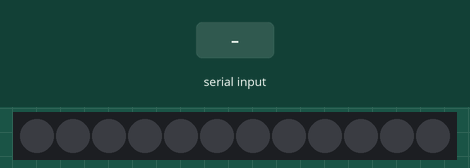
Recording of a sketch running on a simulated Arduino Uno, built with avr-gcc and run on an emulated ATmega328P. On the bench: 12 RGB LEDs in strip order, left to right. Inputs (shaded band) come from the test bench.

Above: at 1.2 s.
1.3 s: "RAINBOW\n" received over Serial
At 1.31 s:
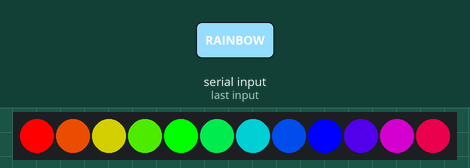
2.9 s: "COLOR\n" received over Serial
At 4.0 s:
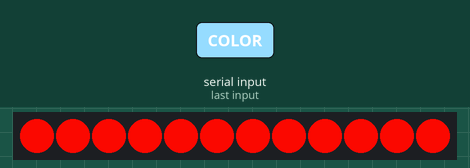
4.4 s: "COLOR 90 45 200\n" received over Serial
At 4.9 s:
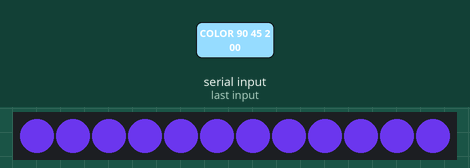
5.9 s: "RAINBOW\n" received over Serial
At 6.28 s:
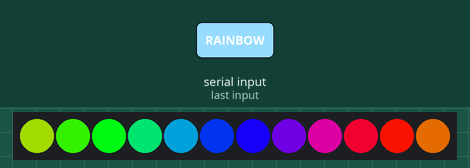
8.1 s: "SPEED\n" received over Serial
9.6 s: "COLOR,45\n" received over Serial
At 10.0 s:
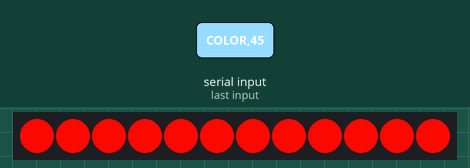

The sketch:

Arduino_code_Pro_RGB_Controller.ino
```cpp
#include <Adafruit_NeoPixel.h>

#define PIN 6
#define NUM_LEDS 12

Adafruit_NeoPixel strip(NUM_LEDS, PIN, NEO_GRB + NEO_KHZ800);

String cmd = "";
int speedDelay = 40;

void setup() {
  Serial.begin(115200);
  strip.begin();
  strip.show();
}

void setAll(int r,int g,int b){
  for(int i=0;i<NUM_LEDS;i++){
    strip.setPixelColor(i, strip.Color(r,g,b));
  }
  strip.show();
}

void rainbowCycle(){
  static int j=0;
  for(int i=0;i<NUM_LEDS;i++){
    int pos = (i*256/NUM_LEDS + j) & 255;
    strip.setPixelColor(i, Wheel(pos));
  }
  strip.show();
  j++;
  delay(speedDelay);
}

uint32_t Wheel(byte WheelPos) {
  WheelPos = 255 - WheelPos;
  if(WheelPos < 85) return strip.Color(255 - WheelPos * 3, 0, WheelPos * 3);
  if(WheelPos < 170){
    WheelPos -= 85;
    return strip.Color(0, WheelPos * 3, 255 - WheelPos * 3);
  }
  WheelPos -= 170;
  return strip.Color(WheelPos * 3, 255 - WheelPos * 3, 0);
}

void loop(){
  while(Serial.available()){
    char c = Serial.read();
    if(c=='\n'){
      process(cmd);
      cmd="";
    } else cmd+=c;
  }
}

void process(String c){
  if(c.startsWith("COLOR")){
    int r,g,b;
    sscanf(c.c_str(),"COLOR %d %d %d",&r,&g,&b);
    setAll(r,g,b);
  }

  if(c.startsWith("SPEED")){
    int s;
    sscanf(c.c_str(),"SPEED %d",&s);
    speedDelay = s;
  }

  if(c=="RAINBOW"){
    while(!Serial.available()){
      rainbowCycle();
    }
  }
}
```

Measured:
- after the input at 1.3 s, the LEDs: change at once (image 1)
- after the input at 2.9 s, the LEDs: first differ from a run without the input at once (image 2)
- after the input at 4.4 s, the LEDs: change at once (image 3)
- after the input at 5.9 s, the LEDs: first change at once (image 4 shows a later state)
- after the input at 8.1 s, every drawn part: stays the same
- after the input at 9.6 s, the LEDs: change at once (image 5)
